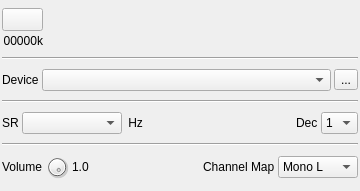
<?xml version="1.0" encoding="UTF-8"?>
<ui version="4.0">
 <class>AudioInputGui</class>
 <widget class="QWidget" name="AudioInputGui">
  <property name="geometry">
   <rect>
    <x>0</x>
    <y>0</y>
    <width>360</width>
    <height>191</height>
   </rect>
  </property>
  <property name="sizePolicy">
   <sizepolicy hsizetype="Fixed" vsizetype="Fixed">
    <horstretch>0</horstretch>
    <verstretch>0</verstretch>
   </sizepolicy>
  </property>
  <property name="minimumSize">
   <size>
    <width>360</width>
    <height>191</height>
   </size>
  </property>
  <property name="maximumSize">
   <size>
    <width>380</width>
    <height>191</height>
   </size>
  </property>
  <property name="font">
   <font>
    <family>Liberation Sans</family>
    <pointsize>9</pointsize>
   </font>
  </property>
  <property name="windowTitle">
   <string>Audio</string>
  </property>
  <layout class="QVBoxLayout" name="verticalLayout">
   <property name="spacing">
    <number>3</number>
   </property>
   <property name="leftMargin">
    <number>2</number>
   </property>
   <property name="topMargin">
    <number>2</number>
   </property>
   <property name="rightMargin">
    <number>2</number>
   </property>
   <property name="bottomMargin">
    <number>2</number>
   </property>
   <item>
    <layout class="QHBoxLayout" name="layoutFrequency">
     <item>
      <layout class="QVBoxLayout" name="deviceUILayout">
       <item>
        <layout class="QHBoxLayout" name="deviceButtonsLayout">
         <item>
          <widget class="ButtonSwitch" name="startStop">
           <property name="sizePolicy">
            <sizepolicy hsizetype="Preferred" vsizetype="Preferred">
             <horstretch>0</horstretch>
             <verstretch>0</verstretch>
            </sizepolicy>
           </property>
           <property name="toolTip">
            <string>start/stop acquisition</string>
           </property>
           <property name="text">
            <string/>
           </property>
           <property name="icon">
            <iconset resource="../../../sdrgui/resources/res.qrc">
             <normaloff>:/play.png</normaloff>
             <normalon>:/stop.png</normalon>:/play.png</iconset>
           </property>
          </widget>
         </item>
        </layout>
       </item>
       <item>
        <layout class="QHBoxLayout" name="deviceRateLayout">
         <item>
          <widget class="QLabel" name="deviceRateText">
           <property name="toolTip">
            <string>Baseband I/Q sample rate kS/s</string>
           </property>
           <property name="text">
            <string>00000k</string>
           </property>
           <property name="alignment">
            <set>Qt::AlignRight|Qt::AlignTrailing|Qt::AlignVCenter</set>
           </property>
          </widget>
         </item>
        </layout>
       </item>
      </layout>
     </item>
     <item>
      <spacer name="horizontalSpacer">
       <property name="orientation">
        <enum>Qt::Horizontal</enum>
       </property>
       <property name="sizeHint" stdset="0">
        <size>
         <width>0</width>
         <height>0</height>
        </size>
       </property>
      </spacer>
     </item>
     <item>
      <widget class="QLabel" name="label_2">
       <property name="sizePolicy">
        <sizepolicy hsizetype="Fixed" vsizetype="Fixed">
         <horstretch>0</horstretch>
         <verstretch>0</verstretch>
        </sizepolicy>
       </property>
       <property name="minimumSize">
        <size>
         <width>5</width>
         <height>32</height>
        </size>
       </property>
       <property name="maximumSize">
        <size>
         <width>5</width>
         <height>32</height>
        </size>
       </property>
       <property name="text">
        <string/>
       </property>
      </widget>
     </item>
    </layout>
   </item>
   <item>
    <widget class="Line" name="line_4">
     <property name="orientation">
      <enum>Qt::Horizontal</enum>
     </property>
    </widget>
   </item>
   <item>
    <layout class="QHBoxLayout" name="horizontalLayout_4">
     <item>
      <widget class="QLabel" name="deviceLabel">
       <property name="sizePolicy">
        <sizepolicy hsizetype="Minimum" vsizetype="Preferred">
         <horstretch>0</horstretch>
         <verstretch>0</verstretch>
        </sizepolicy>
       </property>
       <property name="text">
        <string>Device</string>
       </property>
      </widget>
     </item>
     <item>
      <widget class="QComboBox" name="device">
       <property name="sizePolicy">
        <sizepolicy hsizetype="Expanding" vsizetype="Fixed">
         <horstretch>0</horstretch>
         <verstretch>0</verstretch>
        </sizepolicy>
       </property>
       <property name="minimumSize">
        <size>
         <width>220</width>
         <height>0</height>
        </size>
       </property>
      </widget>
     </item>
     <item>
      <widget class="QToolButton" name="refreshDevices">
       <property name="toolTip">
        <string>Refresh list of audio devices</string>
       </property>
       <property name="text">
        <string>...</string>
       </property>
       <property name="icon">
        <iconset resource="../../../sdrgui/resources/res.qrc">
         <normaloff>:/recycle.png</normaloff>:/recycle.png</iconset>
       </property>
      </widget>
     </item>
    </layout>
   </item>
   <item>
    <widget class="Line" name="line">
     <property name="orientation">
      <enum>Qt::Horizontal</enum>
     </property>
    </widget>
   </item>
   <item>
    <layout class="QHBoxLayout" name="horizontalLayout_2">
     <item>
      <widget class="QLabel" name="sampleRateLabel">
       <property name="text">
        <string>SR</string>
       </property>
      </widget>
     </item>
     <item>
      <widget class="QComboBox" name="sampleRate">
       <property name="minimumSize">
        <size>
         <width>100</width>
         <height>0</height>
        </size>
       </property>
       <property name="toolTip">
        <string>Audio sample rate in Hz</string>
       </property>
      </widget>
     </item>
     <item>
      <widget class="QLabel" name="sampleRateUnits">
       <property name="text">
        <string> Hz</string>
       </property>
      </widget>
     </item>
     <item>
      <spacer name="horizontalSpacer_4">
       <property name="orientation">
        <enum>Qt::Horizontal</enum>
       </property>
       <property name="sizeHint" stdset="0">
        <size>
         <width>40</width>
         <height>20</height>
        </size>
       </property>
      </spacer>
     </item>
     <item>
      <widget class="QLabel" name="decimLabel">
       <property name="text">
        <string>Dec</string>
       </property>
      </widget>
     </item>
     <item>
      <widget class="QComboBox" name="decim">
       <property name="maximumSize">
        <size>
         <width>50</width>
         <height>16777215</height>
        </size>
       </property>
       <property name="toolTip">
        <string>Decimation factor</string>
       </property>
       <item>
        <property name="text">
         <string>1</string>
        </property>
       </item>
       <item>
        <property name="text">
         <string>2</string>
        </property>
       </item>
       <item>
        <property name="text">
         <string>4</string>
        </property>
       </item>
       <item>
        <property name="text">
         <string>8</string>
        </property>
       </item>
      </widget>
     </item>
    </layout>
   </item>
   <item>
    <widget class="Line" name="line_2">
     <property name="orientation">
      <enum>Qt::Horizontal</enum>
     </property>
    </widget>
   </item>
   <item>
    <layout class="QHBoxLayout" name="horizontalLayout">
     <item>
      <widget class="QLabel" name="volumeLabel">
       <property name="text">
        <string>Volume</string>
       </property>
      </widget>
     </item>
     <item>
      <widget class="QDial" name="volume">
       <property name="minimumSize">
        <size>
         <width>24</width>
         <height>0</height>
        </size>
       </property>
       <property name="maximumSize">
        <size>
         <width>24</width>
         <height>24</height>
        </size>
       </property>
       <property name="toolTip">
        <string>Audio volume. Not supported by all devices</string>
       </property>
       <property name="maximum">
        <number>10</number>
       </property>
       <property name="value">
        <number>10</number>
       </property>
      </widget>
     </item>
     <item>
      <widget class="QLabel" name="volumeText">
       <property name="text">
        <string>1.0</string>
       </property>
      </widget>
     </item>
     <item>
      <spacer name="horizontalSpacer_3">
       <property name="orientation">
        <enum>Qt::Horizontal</enum>
       </property>
       <property name="sizeHint" stdset="0">
        <size>
         <width>40</width>
         <height>20</height>
        </size>
       </property>
      </spacer>
     </item>
     <item>
      <widget class="QLabel" name="label">
       <property name="text">
        <string>Channel Map</string>
       </property>
      </widget>
     </item>
     <item>
      <widget class="QComboBox" name="channels">
       <property name="minimumSize">
        <size>
         <width>80</width>
         <height>0</height>
        </size>
       </property>
       <property name="toolTip">
        <string>How audio channels map to IQ data</string>
       </property>
       <property name="currentIndex">
        <number>0</number>
       </property>
       <item>
        <property name="text">
         <string>Mono L</string>
        </property>
       </item>
       <item>
        <property name="text">
         <string>Mono R</string>
        </property>
       </item>
       <item>
        <property name="text">
         <string>I=L, Q=R</string>
        </property>
       </item>
       <item>
        <property name="text">
         <string>I=R, Q=L</string>
        </property>
       </item>
      </widget>
     </item>
    </layout>
   </item>
  </layout>
 </widget>
 <customwidgets>
  <customwidget>
   <class>ButtonSwitch</class>
   <extends>QToolButton</extends>
   <header>gui/buttonswitch.h</header>
  </customwidget>
 </customwidgets>
 <resources>
  <include location="../../../sdrgui/resources/res.qrc"/>
 </resources>
 <connections/>
</ui>
